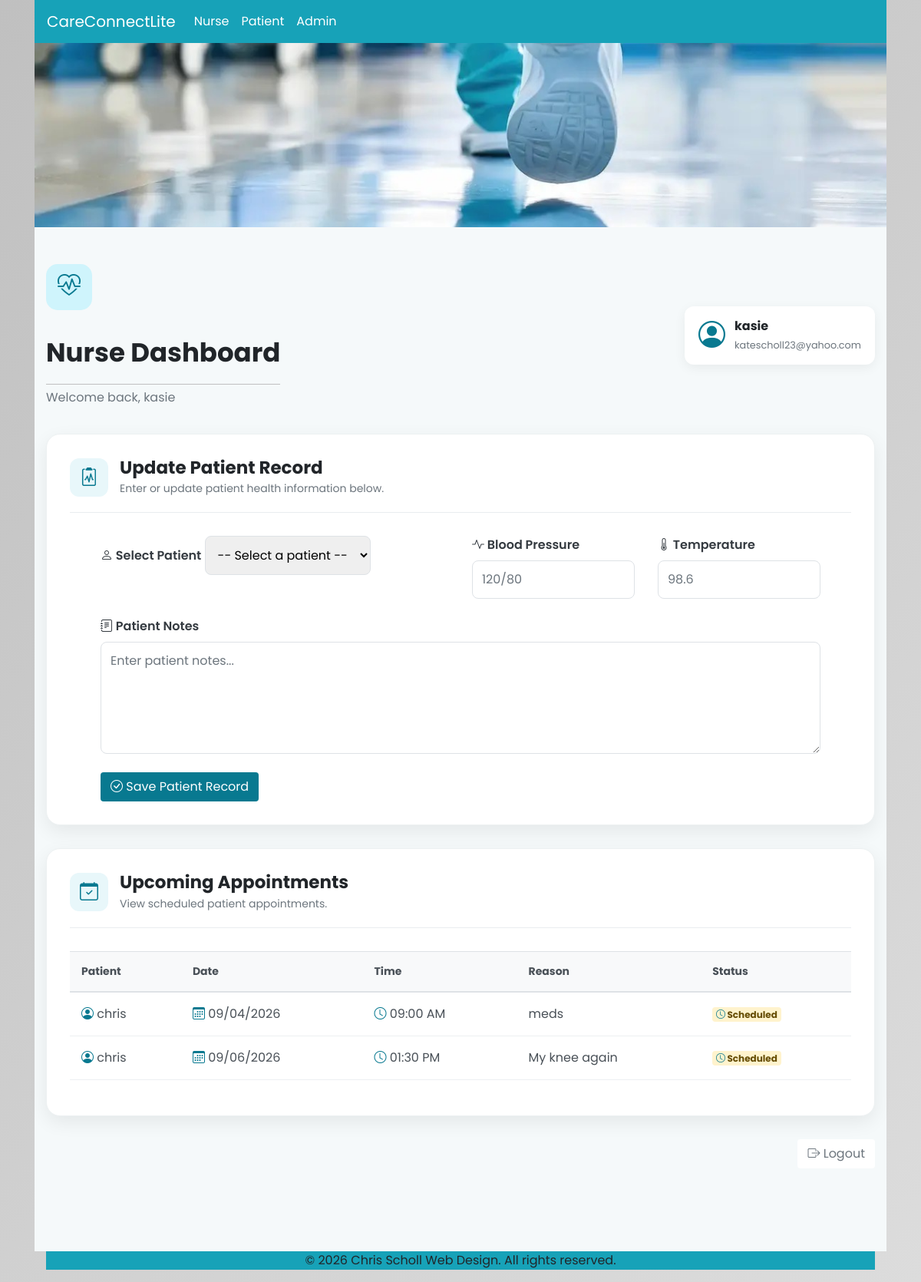
The page /nurse (signed in) on the database as committed earlier.
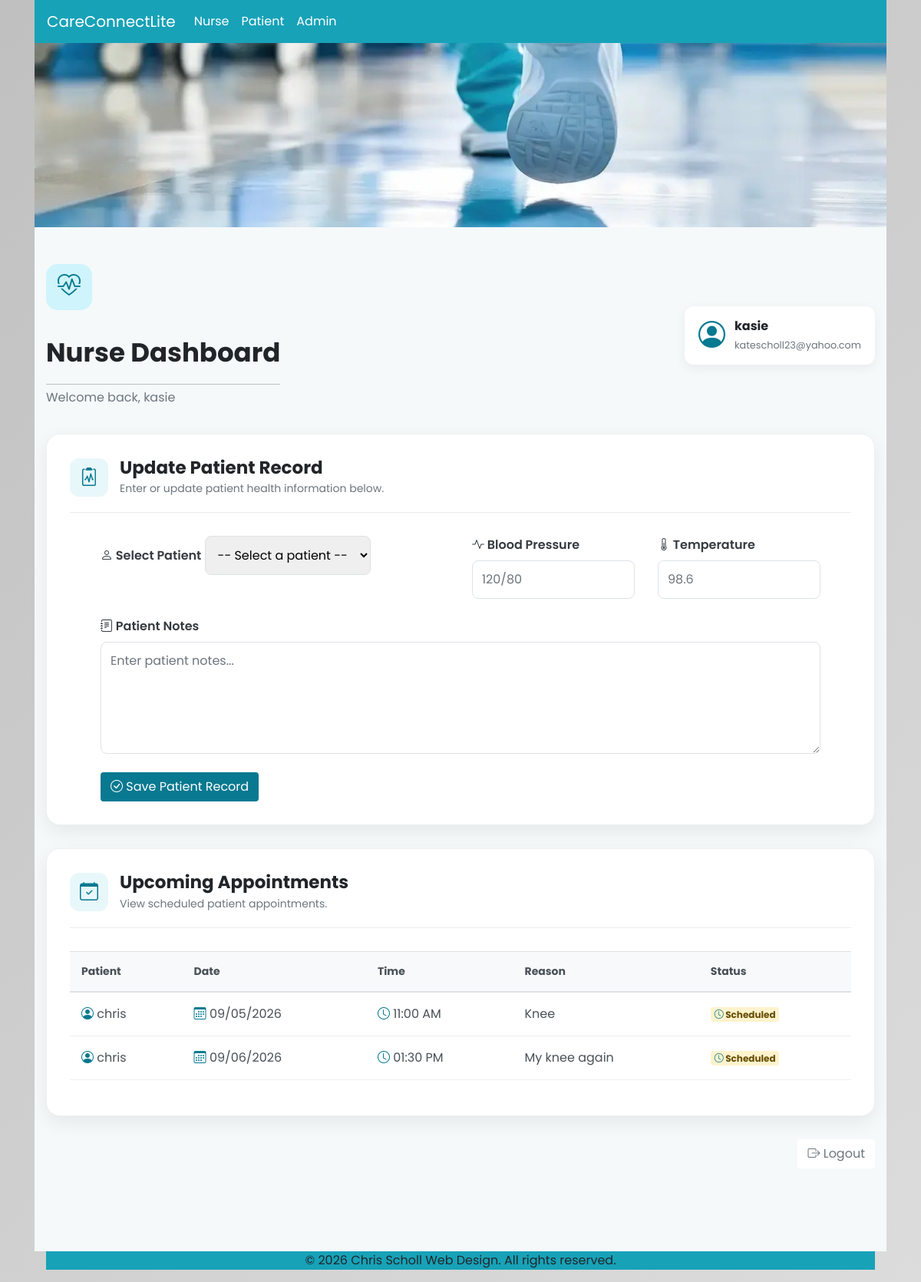
The same page on the database as committed later.
### models.py (models this page shows, shortened)
class Appointment(db.Model):
    id = db.Column(
        db.Integer,
        primary_key=True
    )
    patient_id = db.Column(
        db.Integer,
        db.ForeignKey("user.id"),
        nullable=False
    )
    appointment_date = db.Column(
        db.Date,
        nullable=False
    )
    appointment_time = db.Column(
        db.Time,
        nullable=False
    )
    reason = db.Column(
        db.String(255),
        nullable=False
    )
    status = db.Column(
        db.String(50),
        nullable=False,
        default="Scheduled"
    )
    created_at = db.Column(
        db.DateTime(timezone=True),
        default=lambda: datetime.now(timezone.utc),
        nullable=False
    )
    patient = db.relationship(
        "User",
        foreign_keys=[patient_id],
        back_populates="appointments"
    )

class User(db.Model, UserMixin):
    id = db.Column(db.Integer, primary_key=True)
    username = db.Column(
        db.String(100),
        unique=True,
        nullable=False
    )
    email = db.Column(
        db.String(50),
        unique=True,
        nullable=False
    )
    password = db.Column(
        db.String(100),
        nullable=False
    )
    role = db.Column(
        db.String(50),
        nullable=True,
        server_default="patient"
    )
    password_reset_ids = db.relationship(
        "PasswordResetId",
        backref="user",
        cascade="all, delete-orphan"
    )
    patient_record = db.relationship(
        "PatientRecord",
        foreign_keys="PatientRecord.patient_id",
        back_populates="patient",
        uselist=False,
        cascade="all, delete-orphan"
    )
    nurse_records = db.relationship(
        "PatientRecord",
        foreign_keys="PatientRecord.nurse_id",
        back_populates="nurse"
    )
    appointments = db.relationship(
        "Appointment",
        foreign_keys="Appointment.patient_id",
        back_populates="patient",
        cascade="all, delete-orphan"
    )

### app.py (the view, shortened to what this page needs)
@app.route('/nurse', methods=['GET', 'POST'])
@role_required('nurse')
def nurse():
    patients = db.session.scalars(
        select(User).where(User.role == "patient")
    ).all()
    appointments = db.session.scalars(
    select(Appointment)
    .where(
        Appointment.status == "Scheduled",
        Appointment.appointment_date >= datetime.now().date()
    )
    .order_by(
        Appointment.appointment_date,
        Appointment.appointment_time
    )
    ).all()
    return render_template(
        "nurse.html",
        patients=patients,
        appointments=appointments
    )

### app.py (called while the page is built)
@login_manager.user_loader
def load_user(user_id):
    return db.session.get(User, int(user_id))

def role_required(required_role):
    def decorator(f):
        @wraps(f)
        @login_required
        def decorated_function(*args, **kwargs):
            if current_user.role != required_role:
                flash("You do not have permission to view this page.", "danger")
                return redirect(url_for('login'))
            return f(*args, **kwargs)
        return decorated_function
    return decorator

### templates/nurse.html (shortened to what the changed rows need)
{% extends 'base.html' %}
{% block content %}
<div class="nurse-page">
    <div class="container py-5">
        <div class="nurse-header">
            <div>
                <h1>Nurse Dashboard</h1>
            </div>
        </div>
        <div class="dashboard-card appointments-card">
            {% if appointments %}
            <div class="table-responsive">
                <table class="table appointment-table">
                    <thead>
                        <tr>
                            <th>Patient</th>
                            <th>Date</th>
                            <th>Time</th>
                            <th>Reason</th>
                            <th>Status</th>
                        </tr>
                    </thead>
                    <tbody>
                        {% for appointment in appointments %}
                        <tr>
                            <td>
                                <i class="bi bi-person-circle me-2"></i>
                                {{ appointment.patient.username }}
                            </td>
                            <td>
                                <i class="bi bi-calendar3 me-1"></i>
                                {{ appointment.appointment_date.strftime('%m/%d/%Y') }}
                            </td>
                            <td>
                                <i class="bi bi-clock me-1"></i>
                                {{ appointment.appointment_time.strftime('%I:%M %p') }}
                            </td>
                            <td>
                                {{ appointment.reason }}
                            </td>
                            <td>
                                {% if appointment.status == 'confirmed' %}
                                    <span class="badge status-confirmed">
                                        <i class="bi bi-check-circle me-1"></i>
                                        Confirmed
                                    </span>
                                {% elif appointment.status == 'cancelled' %}
                                    <span class="badge status-cancelled">
                                        Cancelled
                                    </span>
                                {% else %}
                                    <span class="badge status-pending">
                                        <i class="bi bi-clock me-1"></i>
                                        {{ appointment.status }}
                                    </span>
                                {% endif %}
                            </td>
                        </tr>
                        {% endfor %}
                    </tbody>
                </table>
            </div>
            {% endif %}
        </div>
    </div>
</div>
{% endblock content %}

Rows that differ between the two databases and show on the page:
no longer on this page (row edited): Appointment: patient.username "chris", appointment_date "09/04/2026", appointment_time "09:00 AM", reason "meds", status "Scheduled"
added Appointment: patient.username "chris", appointment_date "09/05/2026", appointment_time "11:00 AM", reason "Knee", status "Scheduled"
